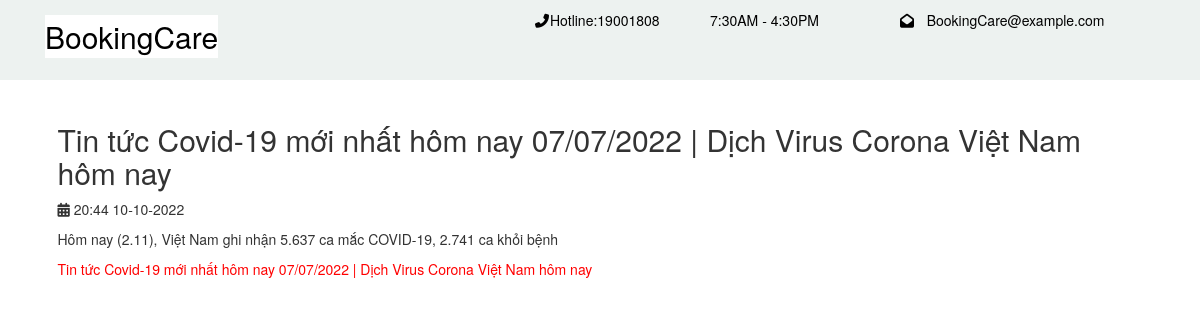
Screenshot of /tin-tucct.php?id=40 with the database file from the repository.
### tables this page shows
CREATE TABLE `tin_tuc` (
  `id` int(11) NOT NULL,
  `TuaDe` varchar(100) NOT NULL,
  `TinTuc` varchar(20000) NOT NULL,
  `img` varchar(250) DEFAULT NULL,
  `MaNhanVien` varchar(50) NOT NULL,
  `url` varchar(256) NOT NULL,
  `ten_url` varchar(256) NOT NULL,
  `NgayDang` varchar(256) NOT NULL
);

### tin-tucct.php (the view, shortened to what this page needs)
<?php include_once('mvc/controller/config.php');?>
<?php
$id = $_GET['id'];
$query = "SELECT * FROM tin_tuc where id=$id";
          $query_run= mysqli_query($con,$query);
?>
        <div class="container-fluid py-2">
         </div>
         <div class="container-fluid pb-4">
             <div class="container">
                 <div class="row">
                    <div class="col-md-12">
                            <div class="card-body">
                              <div class="blog-post">
                                  <?php while ($row=mysqli_fetch_assoc($query_run))
                                    {
                                  ?>
                                    <h2 class="blog-post-title"><?= $row['TuaDe'];  ?></h2>
                                        <p class="date-time hidden-xs hidden-sm"><i class="fa fa-calendar" aria-hidden="true"></i> <span><td> <?php echo $row['NgayDang']; ?></td></span></p>
                                        <?php echo $row['TinTuc']; ?>
								  <a href="<?php echo $row['url'];?>">
								  <?php echo $row['ten_url'];?>
								  </a>
                           <?php } ?>
                              </div>
                            </div>
                        </div>
                    </div>
            </div>
         </div>

### tin-tucct.php (style rules this page uses)
.container a { background-color:white; color:Red; }

### rows the page displays
tin_tuc: TuaDe "Tin tức Covid-19 mới nhất hôm nay 07/07/2022 | Dịch Virus Corona Việt Nam hôm nay", NgayDang "20:44 10-10-2022", TinTuc "Hôm nay (2.11), Việt Nam ghi nhận 5.637 ca mắc COVID-19, 2.741 ca khỏi bệnh", ten_url "Tin tức Covid-19 mới nhất hôm nay 07/07/2022 | Dịch Virus Corona Việt Nam hôm nay"
